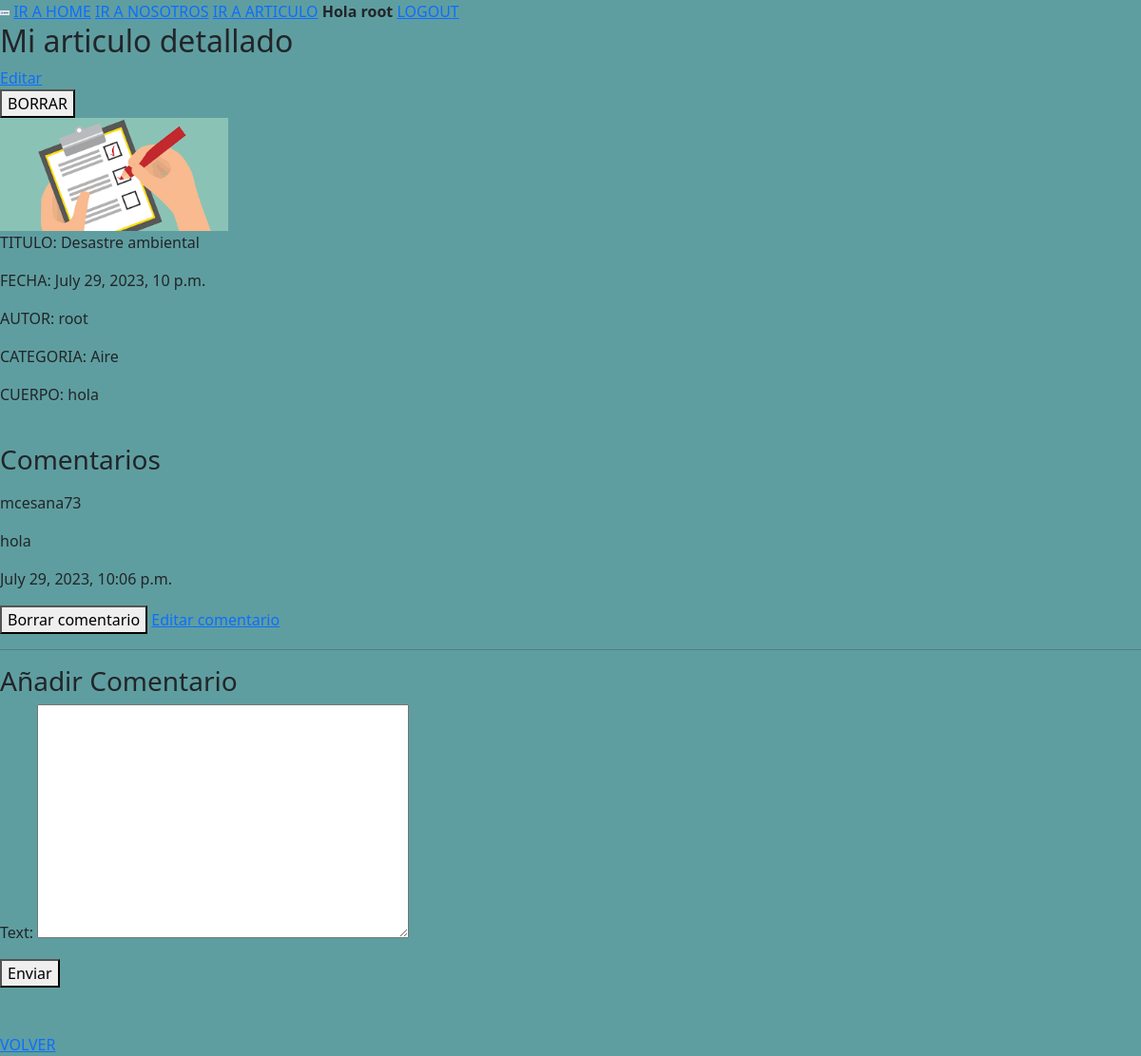
The page /articulo/detalle/1 (signed in) on the database its author committed.
### apps/usuarios/models.py (models this page shows)
class Usuario(AbstractUser):
    imagen = models.ImageField(upload_to='usuarios', default='default-user.png')
    USUARIO_COLABORADOR = 'Colaborador'
    USUARIO_VISITANTE = 'Visitante'
    USUARIO_MIEMBRO = 'Miembro'
    USUARIO_SUPER = 'Superusuario'
    TIPOS_DE_USUARIO = [
        (USUARIO_COLABORADOR, 'Colaborador'), #is_superuser=False, is_staff=True
        (USUARIO_VISITANTE, 'Visitante'), #no es nada / no aparece en la base de datos
        (USUARIO_MIEMBRO, 'Miembro'), #is_superuser=False, is_staff=False
        (USUARIO_SUPER, 'Superusuario'), #is_superuser=True, is_staff=True
    ]
    tipo_usuario = models.CharField(max_length=20, choices=TIPOS_DE_USUARIO, default=USUARIO_MIEMBRO)
    def __str__(self):
        return self.username

### apps/articulo/models.py (models this page shows, shortened)
class Articulo(models.Model):
    titulo = models.CharField(max_length=200)
    resumen = models.CharField(max_length=2000)
    contenido = models.TextField()
    fecha_publicacion = models.DateTimeField(auto_now_add=True)
    imagen = models.ImageField(upload_to= 'articulo')
    categoria_articulo = models.ForeignKey(Categoria, on_delete= models.CASCADE)
    author = models.ForeignKey(Usuario, on_delete=models.CASCADE) # default=Usuario.objects.get(is_superuser=True).pk)

class Categoria(models.Model):
    nombre = models.CharField(max_length= 200)
    def __str__(self):
        return self.nombre

class Comment(models.Model):
    articulo = models.ForeignKey(Articulo, on_delete=models.CASCADE, related_name='comments')
    author = models.ForeignKey(settings.AUTH_USER_MODEL, on_delete=models.CASCADE, related_name='comments')
    text = models.TextField()
    created_at = models.DateTimeField(auto_now_add=True)

### apps/articulo/views.py (the view)
# urls.py: path('detalle/<int:pk>', views.DetalleArticulo, name='detalle'),
def DetalleArticulo(request, pk):
    articulo = get_object_or_404(Articulo, pk=pk)
    comments = articulo.comments.all()
    if request.method == 'POST' and 'delete_articulo' in request.POST:
        articulo.delete()
        return redirect('articulo:listar')
    if request.method == 'POST' and 'add_comment' in request.POST:
        form = CommentForm(request.POST)
        if form.is_valid():
            comment = form.save(commit=False)
            comment.articulo = articulo
            comment.author = request.user
            comment.save()
            return redirect('articulo:detalle', pk=pk)
    else:
        form = CommentForm()
    context = {
        'articulo': articulo,
        'comments': comments,
        'form': form,
    }
    return render(request, 'articulo/detalle.html', context)

### apps/articulo/forms.py
class CommentForm(forms.ModelForm):
    class Meta:
        model = Comment
        fields = ['text'] #campos de mi formulario
        exclude = ['author']
    def __init__(self, *args, **kwargs):
        user = kwargs.pop('user', None)
        super(CommentForm, self).__init__(*args, **kwargs)
        if user:
            self.instance.author = user.username

### templates/articulo/detalle.html (shortened to what this page needs)
{% extends 'base.html' %}
{% load static %}
{% block contenido %}
    <h2>Mi articulo detallado</h2>
    {% if user.is_authenticated and articulo.author == user or user.is_staff or user.is_superuser %}
        <a href="{% url 'articulo:editarArticulo' pk=articulo.pk %}">Editar</a>
        <form method="POST" action="{% url 'articulo:detalle' pk=articulo.pk %}">
            <button type="submit" name="delete_articulo">BORRAR</button>
        </form>
    {% endif %}
    <img src="{{ articulo.imagen.url }}" width="20%">
    <p>TITULO: {{ articulo.titulo }}</p>
    <p>FECHA: {{ articulo.fecha_publicacion }}</p>
    <p>AUTOR: {{ articulo.author }}</p>
    <p>CATEGORIA: {{ articulo.categoria_articulo }}</p>
    <p>CUERPO: {{ articulo.contenido }}</p>
    <br>
    <h3>Comentarios</h3>
    {% for comment in comments %}
        </p>{{ comment.author }}</p>
        <p>{{ comment.text }}</p>
        <p>{{ comment.created_at }}</p>
        <form method="POST" action="{% url 'articulo:delete_comment' comment.id %}">
            {% if comment.author == user.username or user.is_staff or user.is_superuser %}
                <button type="submit">Borrar comentario</button>
                <a href="{% url 'articulo:edit_comment' comment_id=comment.id %}">Editar comentario</a>
            {% endif %}
        </form>
        <hr>
    {% empty %}
        <p>No hay comentarios.</p>
    {% endfor %}
    {% if user.is_authenticated %}
        <h3>Añadir Comentario</h3>
        <form method="POST" action="{% url 'articulo:add_comment' articulo.pk %}">
            {{ form.as_p }}
            <button type="submit">Enviar</button>
        </form>
    {% else %}
        <p>Debe iniciar sesión para añadir un comentario</p>
        <a href="{% url 'login' %}">LOGIN</a>
    {% endif %}
    <br><br>
    <a href="{% url 'articulo:listar' %}">VOLVER</a>
{% endblock contenido %}

### templates/base.html (shortened to what this page needs)
{% load static %}
<!DOCTYPE html>
<html lang="en">
<head>
    <link rel="stylesheet" type="text/css" href="{% static 'css/main.css' %}">
    <link href="https://cdn.jsdelivr.net/npm/bootstrap@5.3.0/dist/css/bootstrap.min.css" rel="stylesheet">
</head>
<body class="contenedor">
    <div>
        <img src="{% static 'img/logo.jpg' %}" width="10">
        <a href="{% url 'home' %}">IR A HOME</a>
        <a href="{% url 'nosotros' %}">IR A NOSOTROS</a>
        <a href="{% url 'articulo:listar' %}">IR A ARTICULO</a>
        {% if user.is_authenticated %}
            <strong>Hola {{ user.username }}</strong>
            <a href="{% url 'logout' %}">LOGOUT</a>
        {% else %}
            <a href="{% url 'login' %}">LOGIN</a>
            <a href="{% url 'registro' %}">REGISTRO</a>
            {% endif %}
       </div>
    {% block contenido %}
    {% endblock contenido %}
</body>
</html>

### static/css/main.css (style rules this page uses)
.contenedor { background-color:cadetblue; }

### rows shown on the page
Usuario: username "root"
Articulo: imagen (picture), titulo "Desastre ambiental", fecha_publicacion "July 29, 2023, 10 p.m.", author "root", categoria_articulo "Aire", contenido "hola"
Comment: author "mcesana73", text "hola", created_at "July 29, 2023, 10:06 p.m.", shows "Borrar comentario"
